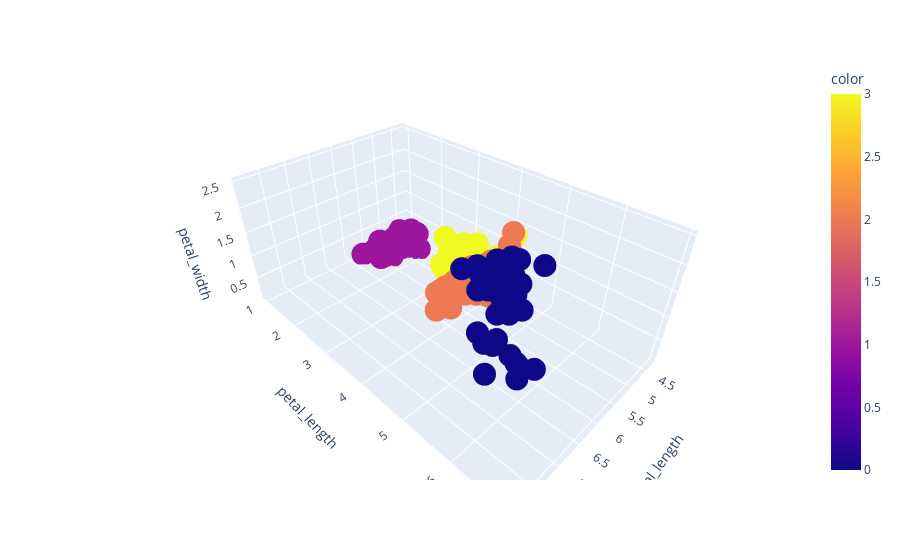

Source (notebook cell):
### Code cell
import plotly.express as px
fig=px.scatter_3d(df,x="sepal_length",y="petal_length",z="petal_width",color=model.labels_)
fig.show()

### Figure 1 — Plotly figure (JSON) as saved in the notebook; plotly's stock layout.template omitted (floating-point values rounded to 4 significant figures; data arrays with more than 128 entries replaced by an {"elided": "..."} marker saying what was removed)
{"data": [{"hovertemplate": "sepal_length=%{x}<br>petal_length=%{y}<br>petal_width=%{z}<br>color=%{marker.color}<extra></extra>", "legendgroup": "", "marker": {"color": {"elided": "150 int values"}, "coloraxis": "coloraxis", "symbol": "circle"}, "mode": "markers", "name": "", "scene": "scene", "showlegend": false, "type": "scatter3d", "x": {"elided": "150 float values"}, "y": {"elided": "150 float values"}, "z": {"elided": "150 float values"}}], "layout": {"coloraxis": {"colorbar": {"title": {"text": "color"}}, "colorscale": [[0, "#0d0887"], [0.1111, "#46039f"], [0.2222, "#7201a8"], [0.3333, "#9c179e"], [0.4444, "#bd3786"], [0.5556, "#d8576b"], [0.6667, "#ed7953"], [0.7778, "#fb9f3a"], [0.8889, "#fdca26"], [1, "#f0f921"]]}, "legend": {"tracegroupgap": 0}, "margin": {"t": 60}, "scene": {"domain": {"x": [0, 1], "y": [0, 1]}, "xaxis": {"title": {"text": "sepal_length"}}, "yaxis": {"title": {"text": "petal_length"}}, "zaxis": {"title": {"text": "petal_width"}}}}}
